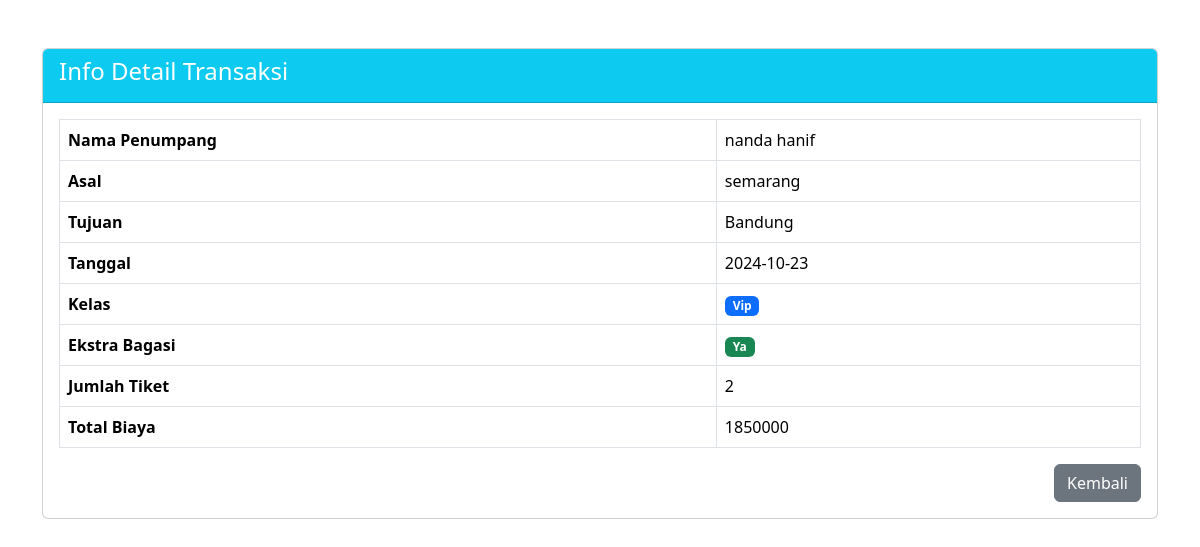
Page /info.php?id=42 on the committed database.
### tables this page shows
CREATE TABLE `transaksi` (
  `id_transaksi` int(3) NOT NULL,
  `nama` varchar(50) NOT NULL,
  `asal` varchar(50) NOT NULL,
  `tujuan` enum('jakarta','bandung','surabaya','') NOT NULL,
  `class` enum('vip','panoramic','ekonomi','') NOT NULL,
  `jumlah` int(3) NOT NULL,
  `bagasi` enum('yes','tidak') NOT NULL,
  `total` int(7) NOT NULL,
  `tgl` date NOT NULL
);

### info.php (the view, shortened to what this page needs)
<?php
include 'koneksi.php';
$id_transaksi = $_GET['id'];
$query = "SELECT * FROM transaksi WHERE id_transaksi = $id_transaksi";
$sql = mysqli_query($conn, $query);
$result = mysqli_fetch_assoc($sql);
?>
<!DOCTYPE html>
<html lang="en">
<head>
    <link href="https://cdn.jsdelivr.net/npm/bootstrap@5.3.3/dist/css/bootstrap.min.css" rel="stylesheet">
</head>
<body>
<div class="container my-5">
    <div class="card">
        <div class="card-header bg-info text-white">
            <h4>Info Detail Transaksi</h4>
        </div>
        <div class="card-body">
            <table class="table table-bordered">
                <tr>
                    <th>Nama Penumpang</th>
                    <td><?php echo $result['nama']; ?></td>
                </tr>
                <tr>
                    <th>Asal</th>
                    <td><?php echo $result['asal']; ?></td>
                </tr>
                <tr>
                    <th>Tujuan</th>
                    <td><?php echo ucfirst($result['tujuan']); ?></td>
                </tr>
                <tr>
                    <th>Tanggal</th>
                    <td><?php echo ucfirst($result['tgl']); ?></td>
                </tr>
                <tr>
                    <th>Kelas</th>
                    <td>
                        <span class="badge bg-primary"><?php echo ucfirst($result['class']); ?></span>
                    </td>
                </tr>
                <tr>
                    <th>Ekstra Bagasi</th>
                    <td>
                        <?php if ($result['bagasi'] == 'yes'): ?>
                            <span class="badge bg-success">Ya</span>
                        <?php else: ?>
                            <span class="badge bg-danger">Tidak</span>
                        <?php endif; ?>
                    </td>
                </tr>
                <tr>
                    <th>Jumlah Tiket</th>
                    <td><?php echo $result['jumlah']; ?></td>
                </tr>
                <tr>
                    <th>Total Biaya</th>
                    <td><?php echo $result['total']; ?></td>
                </tr>
            </table>
            <div class="d-flex justify-content-end">
                <a href="index.php?page=soal6" class="btn btn-secondary">Kembali</a>
            </div>
        </div>
    </div>
</div>
</body>
</html>

### rows in the picture
transaksi: nama "nanda hanif", asal "semarang", tujuan "Bandung", tgl "2024-10-23", class "Vip", jumlah "2", total "1850000"
